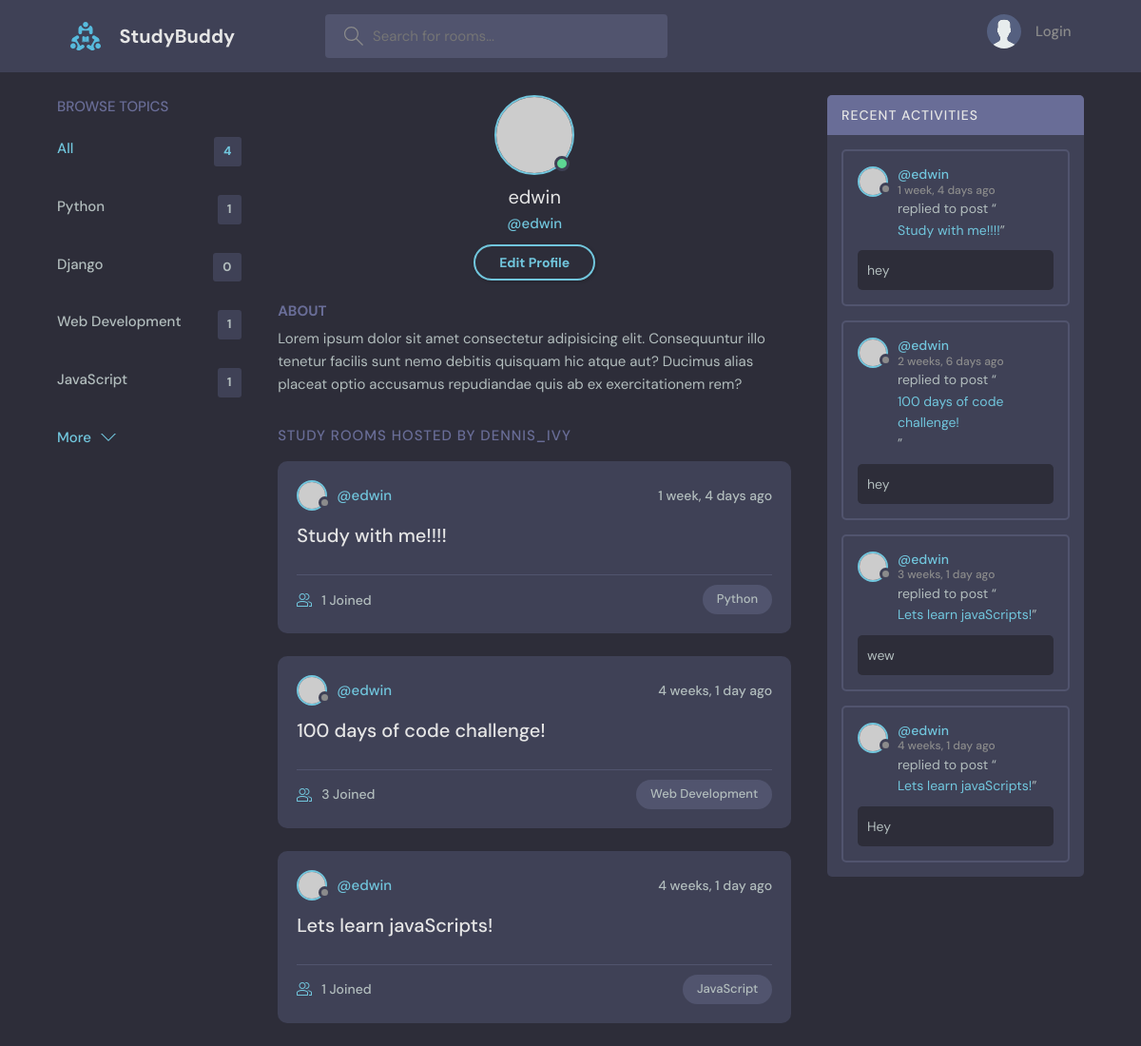
Page /profile/1/ on the earlier database version.
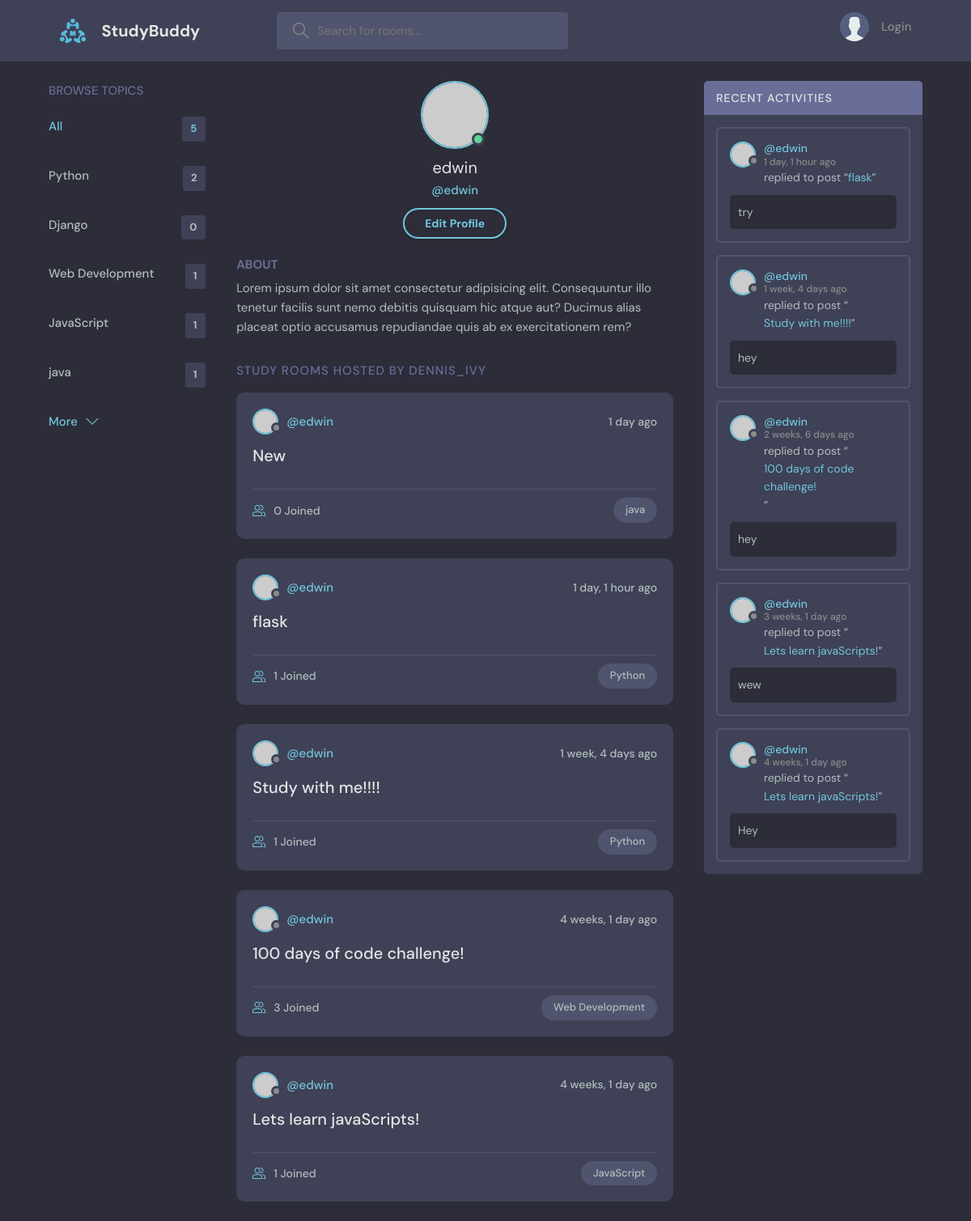
Same page on the later database version.
### base/models.py (models this page shows, shortened)
class Topic(models.Model):
    name = models.CharField(max_length=200)

class Room(models.Model):
    host = models.ForeignKey(User, on_delete=models.SET_NULL, null=True)
    topic = models.ForeignKey(Topic, on_delete=models.SET_NULL, null=True)
    name =  models.CharField(max_length=200)
    description = models.TextField(null=True, blank=True)
    participants = models.ManyToManyField(
        User, related_name='participants', blank=True)
    updated = models.DateTimeField(auto_now=True)
    created = models.DateTimeField(auto_now_add=True)
    class Meta:
        ordering = ['-updated', '-created']
    def __str__(self):
        return self.name

class Message(models.Model):
    user = models.ForeignKey(User, on_delete=models.CASCADE)
    room = models.ForeignKey(Room, on_delete=models.CASCADE)
    body = models.TextField()
    updated = models.DateTimeField(auto_now=True)
    created = models.DateTimeField(auto_now_add=True)
    class Meta:
        ordering = ['-updated', '-created']

### base/views.py (the view)
# urls.py: path("profile/<str:pk>/", views.userProfile, name="user-profile"),
def userProfile(request, pk):
    user = User.objects.get(id=pk)
    rooms = user.room_set.all()
    room_messages = user.message_set.all()
    topics = Topic.objects.all()
    context = {"user": user, "rooms": rooms, "room_messages": room_messages, "topics": topics}
    return render(request, "base/profile.html", context)

### base/templates/base/profile.html
{% extends "main.html" %}
{% block content %}
  <main class="profile-page layout layout--3">
    <div class="container">
      {% include "base/topics_component.html" %}
      <div class="roomList">
        <div class="profile">
          <div class="profile__avatar">
            <div class="avatar avatar--large active">
              <img src="https://randomuser.me/api/portraits/men/11.jpg" />
            </div>
          </div>
          <div class="profile__info">
            <h3>{{user.username}}</h3>
            <p>@{{user.username}}</p>
            <a href="edit-user.html" class="btn btn--main btn--pill">Edit Profile</a>
          </div>
          <div class="profile__about">
            <h3>About</h3>
            <p>
              Lorem ipsum dolor sit amet consectetur adipisicing elit. Consequuntur illo tenetur
              facilis sunt nemo debitis quisquam hic atque aut? Ducimus alias placeat optio
              accusamus repudiandae quis ab ex exercitationem rem?
            </p>
          </div>
        </div>
        <div class="roomList__header">
          <div>
            <h2>Study Rooms Hosted by dennis_ivy</a>
            </h2>
          </div>
        </div>
        {% include "base/feed_component.html" %}
      </div>
      {% include "base/activity_component.html" %}
    </div>
  </main>
{% endblock %}

### templates/main.html (shortened to what this page needs)
<!DOCTYPE html>
{% load static %}
<html lang="en">
  <head>
    <link rel="stylesheet" href="{% static "styles/style.css" %}" />
  </head>
  <body>
    {% include "navbar.html" %}
    {% block content %}
    {% endblock %}
  </body>
</html>

### templates/navbar.html (shortened to what this page needs)
{% load static %}
<header class="header header--loggedIn">
    <div class="container">
      <a href="{% url "home" %}" class="header__logo">
        <img src="{% static "images/logo.svg" %}" />
        <h1>StudyBuddy</h1>
      </a>
      <form class="header__search" method="GET" action="{% url "home" %}">
        <label>
          <input name="q" placeholder="Search for rooms..." />
        </label>
      </form>
      <nav class="header__menu">
        {% if request.user.is_authenticated %}
        <div class="header__user">
          <a href="profile.html">
            <div class="avatar avatar--medium active">
              <img src="https://randomuser.me/api/portraits/men/37.jpg" />
            </div>
            <p>{{request.user.username}} <span>@{{request.user.username}}</span></p>
          </a>
          <button class="dropdown-button">
            <svg version="1.1" xmlns="http://www.w3.org/2000/svg" width="32" height="32" viewBox="0 0 32 32">
              <title>chevron-down</title>
              <path d="M16 21l-13-13h-3l16 16 16-16h-3l-13 13z"></path>
            </svg>
          </button>
        </div>
        {% else %}
         <a href="{% url "login" %}">
          <img src="{% static "images/avatar.svg" %}" />
          <p>Login</p>
        </a>
        {% endif %}
      </nav>
    </div>
  </header>

### base/templates/base/topics_component.html
<div class="topics">
    <div class="topics__header">
      <h2>Browse Topics</h2>
    </div>
    <ul class="topics__list">
      <li>
        <a href="{% url "home" %}" class="active">All <span>{{topics.count}}</span></a>
      </li>
      {% for topic in topics %}
      <li>
        <a href="{% url "home" %}?q={{topic.name}}">{{topic.name}} <span>{{topic.room_set.all.count}}</span></a>
      </li>
      {% endfor %}
    </ul>
    <a class="btn btn--link" href="topics.html">
      More
      <svg version="1.1" xmlns="http://www.w3.org/2000/svg" width="32" height="32" viewBox="0 0 32 32">
        <title>chevron-down</title>
        <path d="M16 21l-13-13h-3l16 16 16-16h-3l-13 13z"></path>
      </svg>
    </a>
</div>

### base/templates/base/feed_component.html (shortened to what this page needs)
{% for room in rooms %}
<div class="roomListRoom">
    <div class="roomListRoom__header">
      <a href="{% url 'user-profile' room.host.id %}" class="roomListRoom__author">
        <div class="avatar avatar--small">
          <img src="https://randomuser.me/api/portraits/women/11.jpg" />
        </div>
        <span>@{{room.host.username}}</span>
      </a>
      <div class="roomListRoom__actions">
        <span>{{room.created|timesince}} ago</span>
      </div>
    </div>
    <div class="roomListRoom__content">
      <a href="{% url 'room' room.id %}">{{room.name}}</a>
    </div>
    <div class="roomListRoom__meta">
      <a href="{% url 'room' room.id %}" class="roomListRoom__joined">
        {{room.participants.all.count}} Joined
      </a>
      <p class="roomListRoom__topic">{{room.topic.name}}</p>
    </div>
</div>
{% endfor %}

### base/templates/base/activity_component.html (shortened to what this page needs)
<div class="activities">
    <div class="activities__header">
      <h2>Recent Activities</h2>
    </div>
    {% for message in room_messages %}
    <div class="activities__box">
      <div class="activities__boxHeader roomListRoom__header">
        <a href="{% url "user-profile" message.user.id %}" class="roomListRoom__author">
          <div class="avatar avatar--small">
            <img src="https://randomuser.me/api/portraits/women/11.jpg" />
          </div>
          <p>
            @{{message.user}}
            <span>{{message.created|timesince}} ago</span>
          </p>
        </a>
      </div>
      <div class="activities__boxContent">
        <p>replied to post “<a href="{% url 'room' message.room.id %}">{{message.room}}</a>”</p>
        <div class="activities__boxRoomContent">
          {{message.body}}
        </div>
      </div>
    </div>
    {% endfor %}
  </div>

Differences in the rows shown:
computed for Topic "Python": room_set.all.count "1" → "2"
added Topic: name "java", room_set.all.count "1"
added Room: host.username "edwin", created "1 day", name "New", participants.all.count "0", topic.name "java"
added Room: host.username "edwin", created "1 day, 1 hour", name "flask", participants.all.count "1", topic.name "Python"
added Message: user "edwin", created "1 day, 1 hour", room "flask", body "try"
Other differences:
{{ topics.count }}: "4" → "5"
